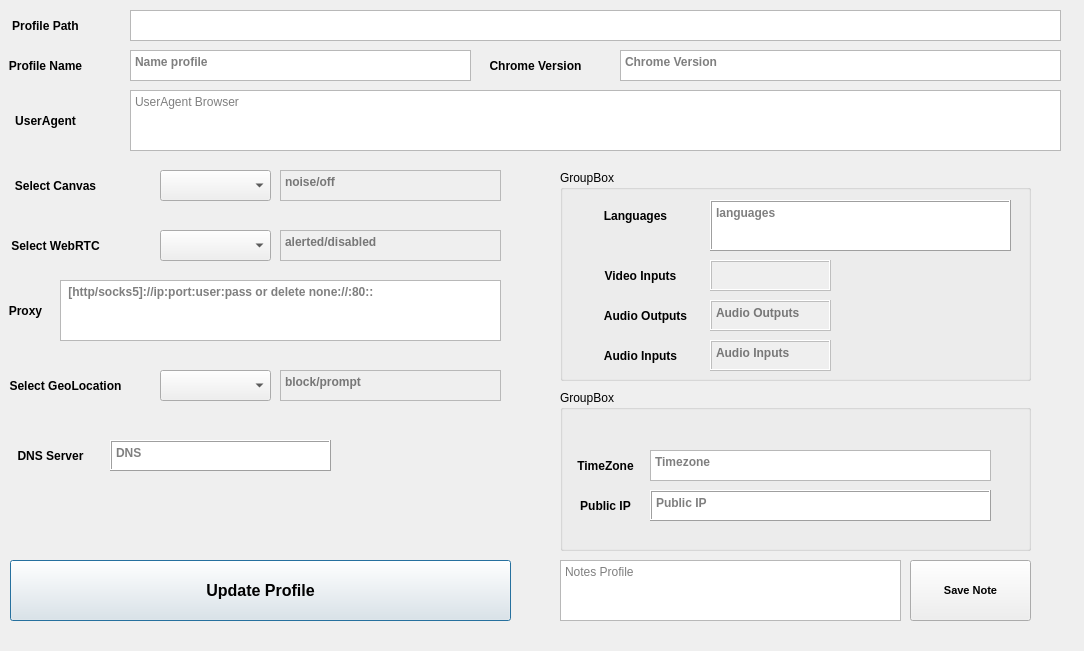
<?xml version="1.0" encoding="UTF-8"?>
<ui version="4.0">
 <class>Dialog</class>
 <widget class="QDialog" name="Dialog">
  <property name="windowModality">
   <enum>Qt::NonModal</enum>
  </property>
  <property name="geometry">
   <rect>
    <x>0</x>
    <y>0</y>
    <width>1084</width>
    <height>651</height>
   </rect>
  </property>
  <property name="windowTitle">
   <string>Change Profile</string>
  </property>
  <property name="windowIcon">
   <iconset>
    <normaloff>ficon.ico</normaloff>ficon.ico</iconset>
  </property>
  <property name="whatsThis">
   <string notr="true"/>
  </property>
  <property name="accessibleName">
   <string notr="true"/>
  </property>
  <property name="accessibleDescription">
   <string notr="true"/>
  </property>
  <property name="autoFillBackground">
   <bool>false</bool>
  </property>
  <property name="styleSheet">
   <string notr="true"/>
  </property>
  <property name="sizeGripEnabled">
   <bool>false</bool>
  </property>
  <widget class="QPlainTextEdit" name="profile_name">
   <property name="geometry">
    <rect>
     <x>130</x>
     <y>50</y>
     <width>341</width>
     <height>31</height>
    </rect>
   </property>
   <property name="font">
    <font>
     <weight>75</weight>
     <bold>true</bold>
    </font>
   </property>
   <property name="styleSheet">
    <string notr="true"/>
   </property>
   <property name="placeholderText">
    <string>Name profile</string>
   </property>
  </widget>
  <widget class="QLabel" name="label">
   <property name="geometry">
    <rect>
     <x>-10</x>
     <y>10</y>
     <width>111</width>
     <height>31</height>
    </rect>
   </property>
   <property name="font">
    <font>
     <family>Arial</family>
     <pointsize>9</pointsize>
     <weight>75</weight>
     <bold>true</bold>
    </font>
   </property>
   <property name="whatsThis">
    <string notr="true"/>
   </property>
   <property name="accessibleName">
    <string notr="true"/>
   </property>
   <property name="accessibleDescription">
    <string notr="true"/>
   </property>
   <property name="layoutDirection">
    <enum>Qt::LeftToRight</enum>
   </property>
   <property name="autoFillBackground">
    <bool>false</bool>
   </property>
   <property name="styleSheet">
    <string notr="true"/>
   </property>
   <property name="text">
    <string>Profile Path</string>
   </property>
   <property name="scaledContents">
    <bool>true</bool>
   </property>
   <property name="alignment">
    <set>Qt::AlignCenter</set>
   </property>
  </widget>
  <widget class="QTextBrowser" name="profile_path">
   <property name="geometry">
    <rect>
     <x>130</x>
     <y>10</y>
     <width>931</width>
     <height>31</height>
    </rect>
   </property>
   <property name="font">
    <font>
     <family>Arial</family>
     <pointsize>8</pointsize>
     <weight>75</weight>
     <bold>true</bold>
    </font>
   </property>
   <property name="styleSheet">
    <string notr="true"/>
   </property>
   <property name="html">
    <string notr="true">&lt;!DOCTYPE HTML PUBLIC &quot;-//W3C//DTD HTML 4.0//EN&quot; &quot;http://www.w3.org/TR/REC-html40/strict.dtd&quot;&gt;
&lt;html&gt;&lt;head&gt;&lt;meta name=&quot;qrichtext&quot; content=&quot;1&quot; /&gt;&lt;style type=&quot;text/css&quot;&gt;
p, li { white-space: pre-wrap; }
&lt;/style&gt;&lt;/head&gt;&lt;body style=&quot; font-family:'Arial'; font-size:8pt; font-weight:600; font-style:normal;&quot;&gt;
&lt;p style=&quot;-qt-paragraph-type:empty; margin-top:0px; margin-bottom:0px; margin-left:0px; margin-right:0px; -qt-block-indent:0; text-indent:0px; font-family:'MS Shell Dlg 2'; font-size:8.25pt; font-weight:400;&quot;&gt;&lt;br /&gt;&lt;/p&gt;&lt;/body&gt;&lt;/html&gt;</string>
   </property>
   <property name="acceptRichText">
    <bool>true</bool>
   </property>
   <property name="searchPaths">
    <stringlist notr="true"/>
   </property>
  </widget>
  <widget class="QLabel" name="label_2">
   <property name="geometry">
    <rect>
     <x>-10</x>
     <y>50</y>
     <width>111</width>
     <height>31</height>
    </rect>
   </property>
   <property name="font">
    <font>
     <weight>75</weight>
     <bold>true</bold>
    </font>
   </property>
   <property name="styleSheet">
    <string notr="true"/>
   </property>
   <property name="text">
    <string>Profile Name</string>
   </property>
   <property name="alignment">
    <set>Qt::AlignCenter</set>
   </property>
  </widget>
  <widget class="QPushButton" name="update_profile">
   <property name="geometry">
    <rect>
     <x>10</x>
     <y>560</y>
     <width>501</width>
     <height>61</height>
    </rect>
   </property>
   <property name="font">
    <font>
     <pointsize>12</pointsize>
     <weight>75</weight>
     <bold>true</bold>
    </font>
   </property>
   <property name="styleSheet">
    <string notr="true"/>
   </property>
   <property name="text">
    <string>Update Profile</string>
   </property>
  </widget>
  <widget class="QPlainTextEdit" name="proxy">
   <property name="geometry">
    <rect>
     <x>60</x>
     <y>280</y>
     <width>441</width>
     <height>61</height>
    </rect>
   </property>
   <property name="font">
    <font>
     <weight>75</weight>
     <bold>true</bold>
    </font>
   </property>
   <property name="styleSheet">
    <string notr="true"/>
   </property>
   <property name="placeholderText">
    <string> [http/socks5]://ip:port:user:pass or delete none://:80::</string>
   </property>
  </widget>
  <widget class="QLabel" name="label_3">
   <property name="geometry">
    <rect>
     <x>-30</x>
     <y>290</y>
     <width>111</width>
     <height>41</height>
    </rect>
   </property>
   <property name="font">
    <font>
     <weight>75</weight>
     <bold>true</bold>
    </font>
   </property>
   <property name="styleSheet">
    <string notr="true"/>
   </property>
   <property name="text">
    <string>Proxy</string>
   </property>
   <property name="alignment">
    <set>Qt::AlignCenter</set>
   </property>
  </widget>
  <widget class="QLabel" name="label_7">
   <property name="geometry">
    <rect>
     <x>-10</x>
     <y>90</y>
     <width>111</width>
     <height>61</height>
    </rect>
   </property>
   <property name="font">
    <font>
     <weight>75</weight>
     <bold>true</bold>
    </font>
   </property>
   <property name="styleSheet">
    <string notr="true"/>
   </property>
   <property name="text">
    <string>UserAgent</string>
   </property>
   <property name="alignment">
    <set>Qt::AlignCenter</set>
   </property>
  </widget>
  <widget class="QPlainTextEdit" name="profile_AU">
   <property name="geometry">
    <rect>
     <x>130</x>
     <y>90</y>
     <width>931</width>
     <height>61</height>
    </rect>
   </property>
   <property name="font">
    <font>
     <weight>50</weight>
     <bold>false</bold>
     <kerning>false</kerning>
    </font>
   </property>
   <property name="acceptDrops">
    <bool>false</bool>
   </property>
   <property name="accessibleName">
    <string notr="true"/>
   </property>
   <property name="styleSheet">
    <string notr="true"/>
   </property>
   <property name="inputMethodHints">
    <set>Qt::ImhNone</set>
   </property>
   <property name="placeholderText">
    <string notr="true">UserAgent Browser</string>
   </property>
  </widget>
  <widget class="QLabel" name="label_8">
   <property name="geometry">
    <rect>
     <x>480</x>
     <y>50</y>
     <width>111</width>
     <height>31</height>
    </rect>
   </property>
   <property name="font">
    <font>
     <weight>75</weight>
     <bold>true</bold>
    </font>
   </property>
   <property name="layoutDirection">
    <enum>Qt::LeftToRight</enum>
   </property>
   <property name="styleSheet">
    <string notr="true"/>
   </property>
   <property name="text">
    <string>Chrome Version</string>
   </property>
   <property name="alignment">
    <set>Qt::AlignCenter</set>
   </property>
  </widget>
  <widget class="QPlainTextEdit" name="profile_chrome_version">
   <property name="geometry">
    <rect>
     <x>620</x>
     <y>50</y>
     <width>441</width>
     <height>31</height>
    </rect>
   </property>
   <property name="font">
    <font>
     <weight>75</weight>
     <bold>true</bold>
    </font>
   </property>
   <property name="styleSheet">
    <string notr="true"/>
   </property>
   <property name="placeholderText">
    <string>Chrome Version</string>
   </property>
  </widget>
  <widget class="QPlainTextEdit" name="profile_webRTC">
   <property name="enabled">
    <bool>false</bool>
   </property>
   <property name="geometry">
    <rect>
     <x>280</x>
     <y>230</y>
     <width>221</width>
     <height>31</height>
    </rect>
   </property>
   <property name="font">
    <font>
     <weight>75</weight>
     <bold>true</bold>
    </font>
   </property>
   <property name="styleSheet">
    <string notr="true"/>
   </property>
   <property name="inputMethodHints">
    <set>Qt::ImhHiddenText</set>
   </property>
   <property name="placeholderText">
    <string>alerted/disabled</string>
   </property>
  </widget>
  <widget class="QLabel" name="label_11">
   <property name="geometry">
    <rect>
     <x>-20</x>
     <y>170</y>
     <width>151</width>
     <height>31</height>
    </rect>
   </property>
   <property name="font">
    <font>
     <weight>75</weight>
     <bold>true</bold>
    </font>
   </property>
   <property name="styleSheet">
    <string notr="true"/>
   </property>
   <property name="text">
    <string>Select Canvas</string>
   </property>
   <property name="alignment">
    <set>Qt::AlignCenter</set>
   </property>
  </widget>
  <widget class="QPlainTextEdit" name="profile_Canvas">
   <property name="enabled">
    <bool>false</bool>
   </property>
   <property name="geometry">
    <rect>
     <x>280</x>
     <y>170</y>
     <width>221</width>
     <height>31</height>
    </rect>
   </property>
   <property name="font">
    <font>
     <weight>75</weight>
     <bold>true</bold>
    </font>
   </property>
   <property name="styleSheet">
    <string notr="true"/>
   </property>
   <property name="placeholderText">
    <string>noise/off</string>
   </property>
  </widget>
  <widget class="QPlainTextEdit" name="profile_geoLocation">
   <property name="enabled">
    <bool>false</bool>
   </property>
   <property name="geometry">
    <rect>
     <x>280</x>
     <y>370</y>
     <width>221</width>
     <height>31</height>
    </rect>
   </property>
   <property name="font">
    <font>
     <weight>75</weight>
     <bold>true</bold>
    </font>
   </property>
   <property name="styleSheet">
    <string notr="true"/>
   </property>
   <property name="placeholderText">
    <string>block/prompt</string>
   </property>
  </widget>
  <widget class="QLabel" name="label_12">
   <property name="geometry">
    <rect>
     <x>-10</x>
     <y>370</y>
     <width>151</width>
     <height>31</height>
    </rect>
   </property>
   <property name="font">
    <font>
     <weight>75</weight>
     <bold>true</bold>
    </font>
   </property>
   <property name="styleSheet">
    <string notr="true"/>
   </property>
   <property name="text">
    <string>Select GeoLocation</string>
   </property>
   <property name="alignment">
    <set>Qt::AlignCenter</set>
   </property>
  </widget>
  <widget class="QComboBox" name="c_webrtc">
   <property name="geometry">
    <rect>
     <x>160</x>
     <y>230</y>
     <width>111</width>
     <height>31</height>
    </rect>
   </property>
   <property name="font">
    <font>
     <weight>75</weight>
     <bold>true</bold>
    </font>
   </property>
   <property name="styleSheet">
    <string notr="true"/>
   </property>
   <property name="editable">
    <bool>false</bool>
   </property>
   <property name="currentText">
    <string/>
   </property>
  </widget>
  <widget class="QLabel" name="label_13">
   <property name="geometry">
    <rect>
     <x>-20</x>
     <y>230</y>
     <width>151</width>
     <height>31</height>
    </rect>
   </property>
   <property name="font">
    <font>
     <weight>75</weight>
     <bold>true</bold>
    </font>
   </property>
   <property name="styleSheet">
    <string notr="true"/>
   </property>
   <property name="text">
    <string>Select WebRTC</string>
   </property>
   <property name="alignment">
    <set>Qt::AlignCenter</set>
   </property>
  </widget>
  <widget class="QComboBox" name="c_canvas">
   <property name="geometry">
    <rect>
     <x>160</x>
     <y>170</y>
     <width>111</width>
     <height>31</height>
    </rect>
   </property>
   <property name="font">
    <font>
     <weight>75</weight>
     <bold>true</bold>
    </font>
   </property>
   <property name="styleSheet">
    <string notr="true"/>
   </property>
  </widget>
  <widget class="QComboBox" name="c_local">
   <property name="geometry">
    <rect>
     <x>160</x>
     <y>370</y>
     <width>111</width>
     <height>31</height>
    </rect>
   </property>
   <property name="font">
    <font>
     <weight>75</weight>
     <bold>true</bold>
    </font>
   </property>
   <property name="styleSheet">
    <string notr="true"/>
   </property>
  </widget>
  <widget class="QPlainTextEdit" name="profile_dns">
   <property name="geometry">
    <rect>
     <x>110</x>
     <y>440</y>
     <width>221</width>
     <height>31</height>
    </rect>
   </property>
   <property name="font">
    <font>
     <weight>75</weight>
     <bold>true</bold>
    </font>
   </property>
   <property name="styleSheet">
    <string notr="true"/>
   </property>
   <property name="frameShape">
    <enum>QFrame::Box</enum>
   </property>
   <property name="frameShadow">
    <enum>QFrame::Raised</enum>
   </property>
   <property name="midLineWidth">
    <number>0</number>
   </property>
   <property name="placeholderText">
    <string>DNS</string>
   </property>
  </widget>
  <widget class="QLabel" name="label_6">
   <property name="geometry">
    <rect>
     <x>0</x>
     <y>440</y>
     <width>101</width>
     <height>31</height>
    </rect>
   </property>
   <property name="font">
    <font>
     <weight>75</weight>
     <bold>true</bold>
    </font>
   </property>
   <property name="styleSheet">
    <string notr="true"/>
   </property>
   <property name="frameShape">
    <enum>QFrame::NoFrame</enum>
   </property>
   <property name="text">
    <string>DNS Server</string>
   </property>
   <property name="alignment">
    <set>Qt::AlignCenter</set>
   </property>
  </widget>
  <widget class="QPlainTextEdit" name="edit_notes">
   <property name="geometry">
    <rect>
     <x>560</x>
     <y>560</y>
     <width>341</width>
     <height>61</height>
    </rect>
   </property>
   <property name="font">
    <font>
     <weight>50</weight>
     <bold>false</bold>
     <kerning>false</kerning>
    </font>
   </property>
   <property name="acceptDrops">
    <bool>false</bool>
   </property>
   <property name="accessibleName">
    <string notr="true"/>
   </property>
   <property name="styleSheet">
    <string notr="true"/>
   </property>
   <property name="inputMethodHints">
    <set>Qt::ImhNone</set>
   </property>
   <property name="placeholderText">
    <string notr="true">Notes Profile</string>
   </property>
  </widget>
  <widget class="QPushButton" name="update_note">
   <property name="geometry">
    <rect>
     <x>910</x>
     <y>560</y>
     <width>121</width>
     <height>61</height>
    </rect>
   </property>
   <property name="font">
    <font>
     <pointsize>8</pointsize>
     <weight>75</weight>
     <bold>true</bold>
    </font>
   </property>
   <property name="styleSheet">
    <string notr="true"/>
   </property>
   <property name="text">
    <string>Save Note</string>
   </property>
  </widget>
  <widget class="QGroupBox" name="groupBox">
   <property name="geometry">
    <rect>
     <x>560</x>
     <y>170</y>
     <width>471</width>
     <height>211</height>
    </rect>
   </property>
   <property name="title">
    <string>GroupBox</string>
   </property>
   <widget class="QPlainTextEdit" name="audio_out">
    <property name="enabled">
     <bool>false</bool>
    </property>
    <property name="geometry">
     <rect>
      <x>150</x>
      <y>130</y>
      <width>121</width>
      <height>31</height>
     </rect>
    </property>
    <property name="font">
     <font>
      <weight>75</weight>
      <bold>true</bold>
     </font>
    </property>
    <property name="styleSheet">
     <string notr="true"/>
    </property>
    <property name="frameShape">
     <enum>QFrame::Box</enum>
    </property>
    <property name="frameShadow">
     <enum>QFrame::Raised</enum>
    </property>
    <property name="midLineWidth">
     <number>0</number>
    </property>
    <property name="placeholderText">
     <string>Audio Outputs</string>
    </property>
   </widget>
   <widget class="QLabel" name="label_15">
    <property name="geometry">
     <rect>
      <x>20</x>
      <y>130</y>
      <width>131</width>
      <height>31</height>
     </rect>
    </property>
    <property name="font">
     <font>
      <weight>75</weight>
      <bold>true</bold>
     </font>
    </property>
    <property name="styleSheet">
     <string notr="true"/>
    </property>
    <property name="frameShape">
     <enum>QFrame::NoFrame</enum>
    </property>
    <property name="text">
     <string>Audio Outputs</string>
    </property>
    <property name="alignment">
     <set>Qt::AlignCenter</set>
    </property>
   </widget>
   <widget class="QLabel" name="label_10">
    <property name="geometry">
     <rect>
      <x>20</x>
      <y>170</y>
      <width>121</width>
      <height>31</height>
     </rect>
    </property>
    <property name="font">
     <font>
      <weight>75</weight>
      <bold>true</bold>
     </font>
    </property>
    <property name="styleSheet">
     <string notr="true"/>
    </property>
    <property name="frameShape">
     <enum>QFrame::NoFrame</enum>
    </property>
    <property name="text">
     <string>Audio Inputs</string>
    </property>
    <property name="alignment">
     <set>Qt::AlignCenter</set>
    </property>
   </widget>
   <widget class="QPlainTextEdit" name="audio_in">
    <property name="enabled">
     <bool>false</bool>
    </property>
    <property name="geometry">
     <rect>
      <x>150</x>
      <y>170</y>
      <width>121</width>
      <height>31</height>
     </rect>
    </property>
    <property name="font">
     <font>
      <weight>75</weight>
      <bold>true</bold>
     </font>
    </property>
    <property name="styleSheet">
     <string notr="true"/>
    </property>
    <property name="frameShape">
     <enum>QFrame::Box</enum>
    </property>
    <property name="frameShadow">
     <enum>QFrame::Raised</enum>
    </property>
    <property name="midLineWidth">
     <number>0</number>
    </property>
    <property name="placeholderText">
     <string>Audio Inputs</string>
    </property>
   </widget>
   <widget class="QLabel" name="label_14">
    <property name="geometry">
     <rect>
      <x>10</x>
      <y>90</y>
      <width>141</width>
      <height>31</height>
     </rect>
    </property>
    <property name="font">
     <font>
      <weight>75</weight>
      <bold>true</bold>
     </font>
    </property>
    <property name="styleSheet">
     <string notr="true"/>
    </property>
    <property name="frameShape">
     <enum>QFrame::NoFrame</enum>
    </property>
    <property name="text">
     <string>Video Inputs</string>
    </property>
    <property name="alignment">
     <set>Qt::AlignCenter</set>
    </property>
   </widget>
   <widget class="QPlainTextEdit" name="video_in">
    <property name="enabled">
     <bool>false</bool>
    </property>
    <property name="geometry">
     <rect>
      <x>150</x>
      <y>90</y>
      <width>121</width>
      <height>31</height>
     </rect>
    </property>
    <property name="font">
     <font>
      <weight>75</weight>
      <bold>true</bold>
     </font>
    </property>
    <property name="styleSheet">
     <string notr="true"/>
    </property>
    <property name="inputMethodHints">
     <set>Qt::ImhNone</set>
    </property>
    <property name="frameShape">
     <enum>QFrame::Box</enum>
    </property>
    <property name="frameShadow">
     <enum>QFrame::Raised</enum>
    </property>
    <property name="midLineWidth">
     <number>0</number>
    </property>
    <property name="plainText">
     <string notr="true"/>
    </property>
    <property name="placeholderText">
     <string>Video Inputs</string>
    </property>
   </widget>
   <widget class="QLabel" name="label_4">
    <property name="geometry">
     <rect>
      <x>20</x>
      <y>30</y>
      <width>111</width>
      <height>31</height>
     </rect>
    </property>
    <property name="font">
     <font>
      <weight>75</weight>
      <bold>true</bold>
     </font>
    </property>
    <property name="styleSheet">
     <string notr="true"/>
    </property>
    <property name="frameShape">
     <enum>QFrame::NoFrame</enum>
    </property>
    <property name="text">
     <string>Languages</string>
    </property>
    <property name="alignment">
     <set>Qt::AlignCenter</set>
    </property>
   </widget>
   <widget class="QPlainTextEdit" name="profile_languages">
    <property name="geometry">
     <rect>
      <x>150</x>
      <y>30</y>
      <width>301</width>
      <height>51</height>
     </rect>
    </property>
    <property name="font">
     <font>
      <weight>75</weight>
      <bold>true</bold>
     </font>
    </property>
    <property name="styleSheet">
     <string notr="true"/>
    </property>
    <property name="frameShape">
     <enum>QFrame::Box</enum>
    </property>
    <property name="frameShadow">
     <enum>QFrame::Raised</enum>
    </property>
    <property name="midLineWidth">
     <number>0</number>
    </property>
    <property name="placeholderText">
     <string>languages</string>
    </property>
   </widget>
  </widget>
  <widget class="QGroupBox" name="groupBox_2">
   <property name="geometry">
    <rect>
     <x>560</x>
     <y>390</y>
     <width>471</width>
     <height>161</height>
    </rect>
   </property>
   <property name="title">
    <string>GroupBox</string>
   </property>
   <widget class="QLabel" name="label_5">
    <property name="geometry">
     <rect>
      <x>-30</x>
      <y>60</y>
      <width>151</width>
      <height>31</height>
     </rect>
    </property>
    <property name="font">
     <font>
      <weight>75</weight>
      <bold>true</bold>
     </font>
    </property>
    <property name="styleSheet">
     <string notr="true"/>
    </property>
    <property name="text">
     <string>TimeZone</string>
    </property>
    <property name="alignment">
     <set>Qt::AlignCenter</set>
    </property>
   </widget>
   <widget class="QPlainTextEdit" name="profile_timezone">
    <property name="enabled">
     <bool>true</bool>
    </property>
    <property name="geometry">
     <rect>
      <x>90</x>
      <y>60</y>
      <width>341</width>
      <height>31</height>
     </rect>
    </property>
    <property name="font">
     <font>
      <weight>75</weight>
      <bold>true</bold>
     </font>
    </property>
    <property name="styleSheet">
     <string notr="true"/>
    </property>
    <property name="placeholderText">
     <string>Timezone</string>
    </property>
   </widget>
   <widget class="QLabel" name="label_9">
    <property name="geometry">
     <rect>
      <x>-30</x>
      <y>100</y>
      <width>151</width>
      <height>31</height>
     </rect>
    </property>
    <property name="font">
     <font>
      <weight>75</weight>
      <bold>true</bold>
     </font>
    </property>
    <property name="styleSheet">
     <string notr="true"/>
    </property>
    <property name="frameShape">
     <enum>QFrame::NoFrame</enum>
    </property>
    <property name="text">
     <string>Public IP</string>
    </property>
    <property name="alignment">
     <set>Qt::AlignCenter</set>
    </property>
   </widget>
   <widget class="QPlainTextEdit" name="profile_public_ip">
    <property name="geometry">
     <rect>
      <x>90</x>
      <y>100</y>
      <width>341</width>
      <height>31</height>
     </rect>
    </property>
    <property name="font">
     <font>
      <weight>75</weight>
      <bold>true</bold>
     </font>
    </property>
    <property name="styleSheet">
     <string notr="true"/>
    </property>
    <property name="frameShape">
     <enum>QFrame::Box</enum>
    </property>
    <property name="frameShadow">
     <enum>QFrame::Raised</enum>
    </property>
    <property name="midLineWidth">
     <number>0</number>
    </property>
    <property name="placeholderText">
     <string>Public IP</string>
    </property>
   </widget>
  </widget>
 </widget>
 <resources/>
 <connections/>
</ui>
